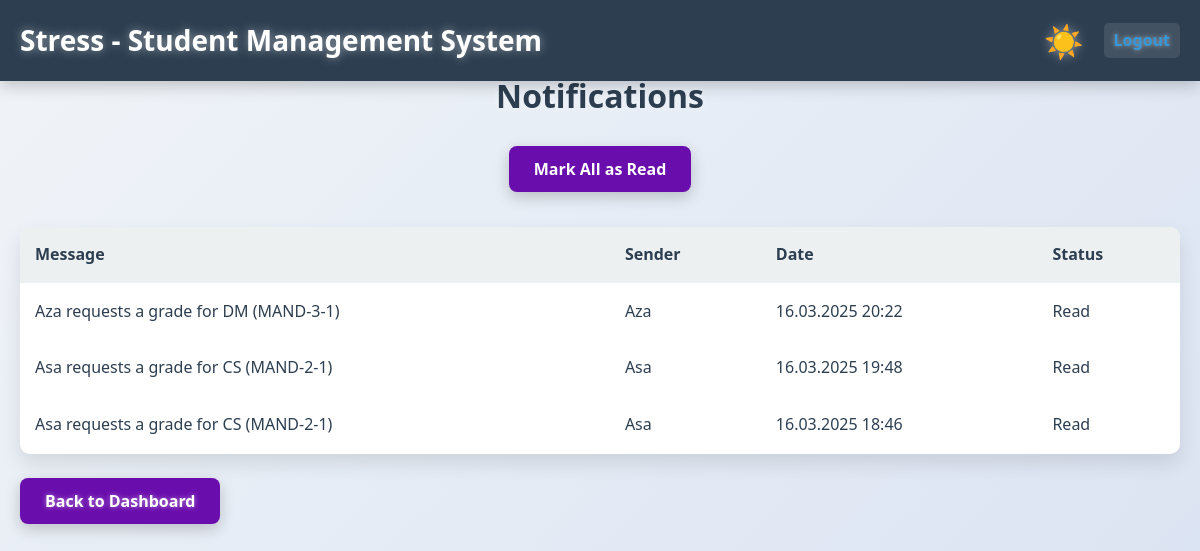
/notifications/ (signed in), run on the app's committed database.
### core/models.py (models this page shows, shortened)
class Notification(models.Model):
    recipient = models.ForeignKey(User, on_delete=models.CASCADE, related_name='notifications')
    sender = models.ForeignKey(User, on_delete=models.CASCADE, null=True, blank=True)
    message = models.TextField()
    created_at = models.DateTimeField(auto_now_add=True)
    is_read = models.BooleanField(default=False)
    action = models.CharField(max_length=50, blank=True, null=True)

class User(AbstractUser):
    ROLE_CHOICES = (
        ('student', 'Student'),
        ('professor', 'Professor'),
        ('admin', 'Admin'),
        ('super_admin', 'Super Admin'),
    )
    STATUS_CHOICES = (
        ('active', 'Active'),  # Студент может подавать запросы
        ('passed', 'Passed'),  # Студент прошёл и больше не может подавать запросы
    )
    role = models.CharField(max_length=20, choices=ROLE_CHOICES, default='student')
    university = models.ForeignKey('University', on_delete=models.CASCADE, null=True, blank=True)
    status = models.CharField(max_length=20, choices=STATUS_CHOICES, default='active')  # Новое поле

### core/views.py (the view)
# urls.py: path('notifications/', views.notifications_view, name='notifications'),
@login_required
def notifications_view(request):
    notifications = request.user.notifications.all().order_by('-created_at')
    has_unread_notifications = notifications.filter(is_read=False).exists()
    if request.method == 'POST' and 'mark_read' in request.POST:
        notifications.update(is_read=True)
        return redirect('notifications')
    return render(request, 'notifications.html', {
        'notifications': notifications,
        'has_unread_notifications': has_unread_notifications,
    })

### core/context_processors.py (called while the page is built)
def notifications_context(request):
    if request.user.is_authenticated:
        has_unread_notifications = request.user.notifications.filter(is_read=False).exists()
    else:
        has_unread_notifications = False
    return {
        'has_unread_notifications': has_unread_notifications,
    }

### core/templates/notifications.html (shortened to what this page needs)
{% extends 'base.html' %}
{% block content %}
<div class="section">
    <div class="dashboard-header">
        <h2>Notifications</h2>
    </div>
    <div class="section">
        <form method="post" class="dashboard-actions">
            <button type="submit" class="btn btn-primary">Mark All as Read</button>
        </form>
    </div>
    <div class="section">
        {% if notifications.exists %}
            <table class="applications-table">
                <thead>
                    <tr>
                        <th>Message</th>
                        <th>Sender</th>
                        <th>Date</th>
                        <th>Status</th>
                    </tr>
                </thead>
                <tbody>
                    {% for notification in notifications %}
                        <tr>
                            <td>{{ notification.message }}</td>
                            <td>{{ notification.sender.username|default:"System" }}</td>
                            <td>{{ notification.created_at|date:"d.m.Y H:i" }}</td>
                            <td>{{ notification.is_read|yesno:"Read,Unread" }}</td>
                        </tr>
                    {% endfor %}
                </tbody>
            </table>
        {% else %}
            <p>No notifications</p>
        {% endif %}
    </div>
    <div class="section">
        <a href="{% if user.role == 'student' %}{% url 'student_dashboard' %}{% elif user.role == 'professor' %}{% url 'professor_dashboard' %}{% else %}{% url 'admin_dashboard' %}{% endif %}" class="btn btn-primary">Back to Dashboard</a>
    </div>
</div>
{% endblock %}

### core/templates/base.html (style rules this page uses)
* { margin: 0; padding: 0; box-sizing: border-box; font-family: 'Segoe UI', Tahoma, Geneva, Verdana, sans-serif; }
:root { --background: linear-gradient(135deg, #f0f4f8, #d9e2f2); --text-color: #2c3e50; --header-bg: #2c3e50; --header-text: #ffffff; --table-header-bg: #ecf0f1; --table-row-hover: #e0e8f0; --primary-color: #6a0dad; --primary-hover: #4b077a; --form-bg: #ffffff; --form-shadow: 0 10px 20px rgba(0, 0, 0, 0.1); --input-border: #d0d0d0; --input-icon-color: #666; --error-bg: #f8d7da; --error-text: #721c24; --logout-color: #3498db; --logout-hover: #2980b9; --button-text-color: white; --danger-link-color: #e74c3c; --danger-link-hover: #c0392b; --square-color: rgba(255, 255, 255, 0.3); }
body { background: var(--background); color: var(--text-color); line-height: 1.6; min-height: 100vh; transition: all 0.5s ease-in-out; overflow-x: hidden; position: relative; }
a { color: var(--logout-color); text-decoration: none; font-weight: bold; transition: all 0.3s ease; padding: 5px 10px; border-radius: 5px; background: rgba(255, 255, 255, 0.1); text-shadow: 0 0 5px rgba(255, 255, 255, 0.5); }
form { padding: 0; margin: 0; display: inline; background: none; border: none; }
.btn { padding: 12px 25px; border: none; border-radius: 8px; cursor: pointer; font-size: 16px; font-weight: 600; transition: color 0.3s ease, transform 0.3s ease; background: var(--primary-color); color: var(--button-text-color); box-shadow: 0 5px 15px rgba(0, 0, 0, 0.2); }
table { width: 100%; background: var(--form-bg); border-collapse: collapse; margin-top: 15px; box-shadow: var(--form-shadow); border-radius: 10px; overflow: hidden; }
th, td { padding: 15px; text-align: left; border-bottom: 1px solid rgba(255, 255, 255, 0.1); }
th { background: var(--table-header-bg); color: var(--text-color); text-shadow: 0 0 5px rgba(255, 255, 255, 0.3); }
h2, h3 { color: var(--text-color); margin-bottom: 15px; text-shadow: 0 0 10px rgba(255, 255, 255, 0.5); }
.dashboard-header { margin-bottom: 25px; }
.dashboard-header h2 { font-size: 32px; text-align: center; }
.dashboard-actions { display: flex; justify-content: center; gap: 15px; margin-top: 15px; }
.section { margin-bottom: 35px; }

### data on the page
Notification: message "Aza requests a grade for DM (MAND-3-1)", sender.username "Aza", created_at "16.03.2025 20:22", is_read "Read"
Notification: message "Asa requests a grade for CS (MAND-2-1)", sender.username "Asa", created_at "16.03.2025 19:48", is_read "Read"
Notification: message "Asa requests a grade for CS (MAND-2-1)", sender.username "Asa", created_at "16.03.2025 18:46", is_read "Read"
